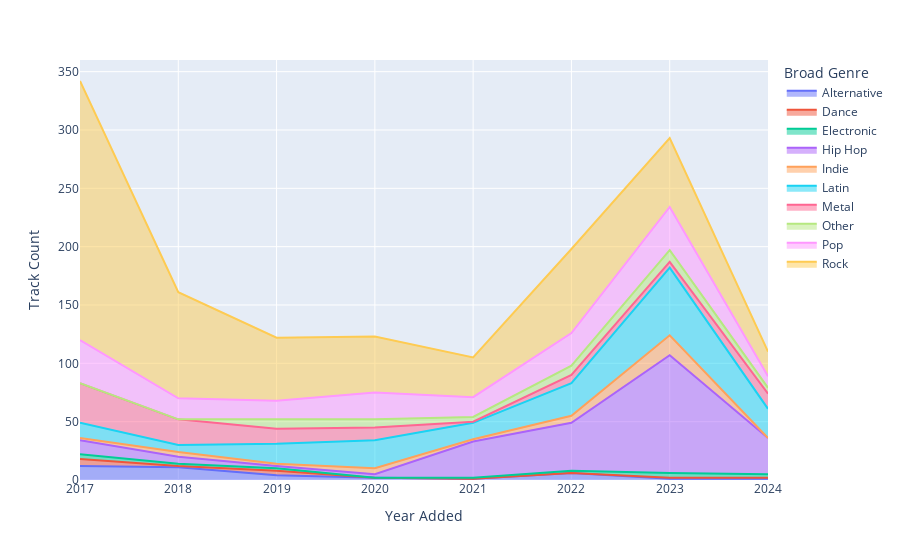

Notebook source saved alongside this figure:
### Code cell
df_top_genres_grouped = df_top_genres.groupby(['Broad Genre', 'Year Added']).size().reset_index(name='Track Count')
fig = px.area(df_top_genres_grouped, x="Year Added", y='Track Count', color='Broad Genre', line_group='Broad Genre')
fig.show()

### Figure 1 — Plotly figure (JSON) as saved in the notebook; plotly's stock layout.template omitted (floating-point values rounded to 4 significant figures)
{"data": [{"fillpattern": {"shape": ""}, "hovertemplate": "Broad Genre=Alternative<br>Year Added=%{x}<br>Track Count=%{y}<extra></extra>", "legendgroup": "Alternative", "line": {"color": "#636efa"}, "marker": {"symbol": "circle"}, "mode": "lines", "name": "Alternative", "orientation": "v", "showlegend": true, "stackgroup": "1", "type": "scatter", "x": [2017, 2018, 2019, 2020, 2021, 2022, 2023, 2024], "xaxis": "x", "y": [12, 11, 4, 2, 1, 6, 1, 1], "yaxis": "y"}, {"fillpattern": {"shape": ""}, "hovertemplate": "Broad Genre=Dance<br>Year Added=%{x}<br>Track Count=%{y}<extra></extra>", "legendgroup": "Dance", "line": {"color": "#EF553B"}, "marker": {"symbol": "circle"}, "mode": "lines", "name": "Dance", "orientation": "v", "showlegend": true, "stackgroup": "1", "type": "scatter", "x": [2017, 2018, 2019, 2023, 2024], "xaxis": "x", "y": [6, 1, 4, 1, 1], "yaxis": "y"}, {"fillpattern": {"shape": ""}, "hovertemplate": "Broad Genre=Electronic<br>Year Added=%{x}<br>Track Count=%{y}<extra></extra>", "legendgroup": "Electronic", "line": {"color": "#00cc96"}, "marker": {"symbol": "circle"}, "mode": "lines", "name": "Electronic", "orientation": "v", "showlegend": true, "stackgroup": "1", "type": "scatter", "x": [2017, 2018, 2019, 2021, 2022, 2023, 2024], "xaxis": "x", "y": [4, 2, 2, 1, 2, 4, 3], "yaxis": "y"}, {"fillpattern": {"shape": ""}, "hovertemplate": "Broad Genre=Hip Hop<br>Year Added=%{x}<br>Track Count=%{y}<extra></extra>", "legendgroup": "Hip Hop", "line": {"color": "#ab63fa"}, "marker": {"symbol": "circle"}, "mode": "lines", "name": "Hip Hop", "orientation": "v", "showlegend": true, "stackgroup": "1", "type": "scatter", "x": [2017, 2018, 2019, 2020, 2021, 2022, 2023, 2024], "xaxis": "x", "y": [12, 6, 2, 3, 31, 41, 101, 31], "yaxis": "y"}, {"fillpattern": {"shape": ""}, "hovertemplate": "Broad Genre=Indie<br>Year Added=%{x}<br>Track Count=%{y}<extra></extra>", "legendgroup": "Indie", "line": {"color": "#FFA15A"}, "marker": {"symbol": "circle"}, "mode": "lines", "name": "Indie", "orientation": "v", "showlegend": true, "stackgroup": "1", "type": "scatter", "x": [2017, 2018, 2019, 2020, 2021, 2022, 2023], "xaxis": "x", "y": [2, 4, 2, 5, 2, 6, 17], "yaxis": "y"}, {"fillpattern": {"shape": ""}, "hovertemplate": "Broad Genre=Latin<br>Year Added=%{x}<br>Track Count=%{y}<extra></extra>", "legendgroup": "Latin", "line": {"color": "#19d3f3"}, "marker": {"symbol": "circle"}, "mode": "lines", "name": "Latin", "orientation": "v", "showlegend": true, "stackgroup": "1", "type": "scatter", "x": [2017, 2018, 2019, 2020, 2021, 2022, 2023, 2024], "xaxis": "x", "y": [13, 6, 17, 24, 14, 28, 58, 25], "yaxis": "y"}, {"fillpattern": {"shape": ""}, "hovertemplate": "Broad Genre=Metal<br>Year Added=%{x}<br>Track Count=%{y}<extra></extra>", "legendgroup": "Metal", "line": {"color": "#FF6692"}, "marker": {"symbol": "circle"}, "mode": "lines", "name": "Metal", "orientation": "v", "showlegend": true, "stackgroup": "1", "type": "scatter", "x": [2017, 2018, 2019, 2020, 2021, 2022, 2023, 2024], "xaxis": "x", "y": [34, 22, 13, 11, 1, 7, 5, 13], "yaxis": "y"}, {"fillpattern": {"shape": ""}, "hovertemplate": "Broad Genre=Other<br>Year Added=%{x}<br>Track Count=%{y}<extra></extra>", "legendgroup": "Other", "line": {"color": "#B6E880"}, "marker": {"symbol": "circle"}, "mode": "lines", "name": "Other", "orientation": "v", "showlegend": true, "stackgroup": "1", "type": "scatter", "x": [2019, 2020, 2021, 2022, 2023, 2024], "xaxis": "x", "y": [8, 7, 4, 8, 10, 5], "yaxis": "y"}, {"fillpattern": {"shape": ""}, "hovertemplate": "Broad Genre=Pop<br>Year Added=%{x}<br>Track Count=%{y}<extra></extra>", "legendgroup": "Pop", "line": {"color": "#FF97FF"}, "marker": {"symbol": "circle"}, "mode": "lines", "name": "Pop", "orientation": "v", "showlegend": true, "stackgroup": "1", "type": "scatter", "x": [2017, 2018, 2019, 2020, 2021, 2022, 2023, 2024], "xaxis": "x", "y": [37, 18, 16, 23, 17, 28, 37, 10], "yaxis": "y"}, {"fillpattern": {"shape": ""}, "hovertemplate": "Broad Genre=Rock<br>Year Added=%{x}<br>Track Count=%{y}<extra></extra>", "legendgroup": "Rock", "line": {"color": "#FECB52"}, "marker": {"symbol": "circle"}, "mode": "lines", "name": "Rock", "orientation": "v", "showlegend": true, "stackgroup": "1", "type": "scatter", "x": [2017, 2018, 2019, 2020, 2021, 2022, 2023, 2024], "xaxis": "x", "y": [222, 91, 54, 48, 34, 72, 59, 21], "yaxis": "y"}], "layout": {"autosize": true, "legend": {"title": {"text": "Broad Genre"}, "tracegroupgap": 0}, "margin": {"t": 60}, "xaxis": {"anchor": "y", "autorange": true, "domain": [0, 1], "range": [2017, 2024], "title": {"text": "Year Added"}, "type": "linear"}, "yaxis": {"anchor": "x", "autorange": true, "domain": [0, 1], "range": [0, 360], "title": {"text": "Track Count"}, "type": "linear"}}}
